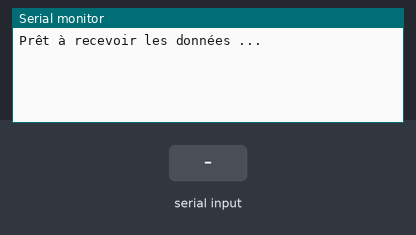
Bench run of a sketch on a simulated Arduino Mega 2560, built with avr-gcc and run on an emulated ATmega2560. On the bench: the last lines printed to the serial monitor. The inputs (shaded band) are chosen by the test bench.

Above: at 1.2 s.
1.3 s: "1\n" received over the second serial link
At 1.7 s:
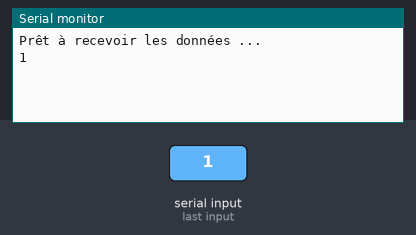
2.8 s: "0\n" received over the second serial link
At 4.0 s:
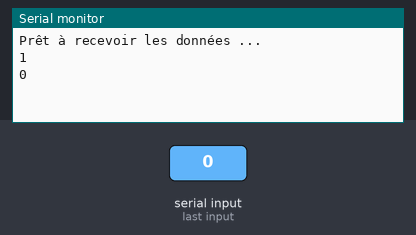
4.3 s: "2\n" received over the second serial link
At 5.2 s:
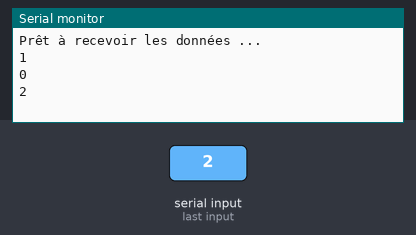

Measured:
- after the input at 1.3 s, the serial monitor: prints a new line at once (image 1)
- after the input at 2.8 s, the serial monitor: prints a new line at once (image 2)
- after the input at 4.3 s, the serial monitor: prints a new line at once (image 3)

The sketch:

c1_receiver.ino
```cpp
/**
* @file receiver.ino
* @brief Recois les données de la carte 1
*/

void setup() {

  // Initialisation de la liaison série
  Serial.begin(9600);
  Serial1.begin(115200);

  // Attente de la connexion à la liaison série )
  while (!Serial && !Serial1);

  Serial.println("Prêt à recevoir les données ...");

}

void loop() {
  if (Serial1.available() > 0) {
    // Lire les données envoyées par la carte 1 jusqu'a '\n' (retour à la ligne)
    String data = Serial1.readStringUntil('\n');

    Serial.println(data);
  }
}
```
